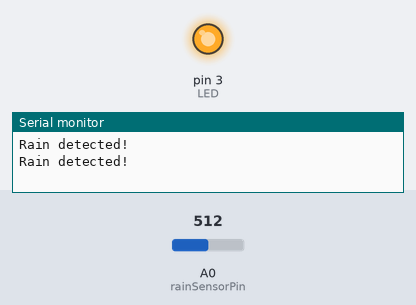
A sketch run on a simulated Arduino Uno, built with avr-gcc and run on an emulated ATmega328P. Shown: output pins drawn as LEDs (lit = HIGH), the last lines printed to the serial monitor. The test bench sets the inputs (shaded band); at power-on: A0 (rainSensorPin) = 512.

Above: at 1.8 s.
1.9 s: A0 (rainSensorPin) set to 487
At 3.2 s:
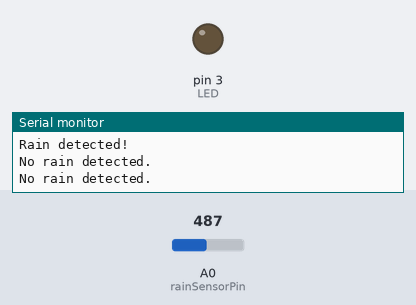
3.5 s: A0 (rainSensorPin) set to 510
At 4.8 s:
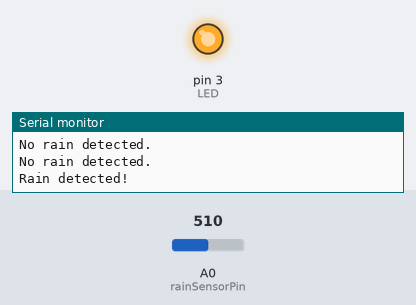
5.5 s: A0 (rainSensorPin) set to 490
At 6.3 s:
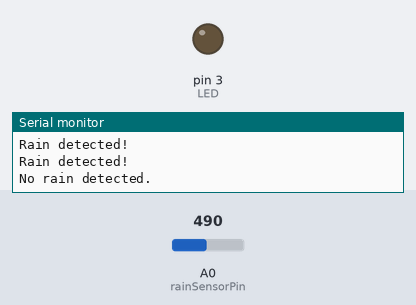
Timing chart, 0 to 8.5 s (numbered marks = the images above; inputs shaded):
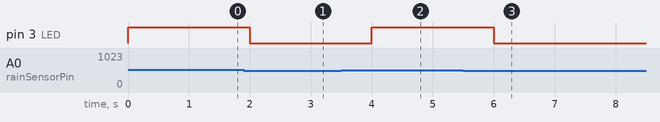

Measured:
- the behaviour switches between 501 and 500 on A0 (rainSensorPin) (found by bisection; images 0 and 1)
- after the input at 1.9 s, pin 3 (LED): HIGH → LOW after 0.10 s
- after the input at 3.5 s, pin 3 (LED): LOW → HIGH after 0.50 s
- after the input at 5.5 s, pin 3 (LED): HIGH → LOW after 0.50 s

The sketch:

RainSensorExplore9.ino
```cpp
// Define the analog pin connected to the rain sensor
const int rainSensorPin = A0;

// Define the digital pin connected to the LED
const int LED = 3;

// Define the threshold for rain detection
const int rainThreshold = 500; // Adjust this value according to your sensor's output

void setup() {
  // Initialize serial communication with a baud rate of 9600
  Serial.begin(9600);

  // Set the LED pin as an output
  pinMode(LED, OUTPUT);
}

void loop() {
  // Read the analog value from the rain sensor
  int rainValue = analogRead(rainSensorPin);

  // Check if rain is detected
  if (rainValue > rainThreshold) {
    // Turn on the LED
    digitalWrite(LED, HIGH);

    // Print message indicating rain detection
    Serial.println("Rain detected!");
  } else {
    // Turn off the LED
    digitalWrite(LED, LOW);

    // Print message indicating no rain detection
    Serial.println("No rain detected.");
  }

  // Delay for stability
  delay(1000);
}
```
